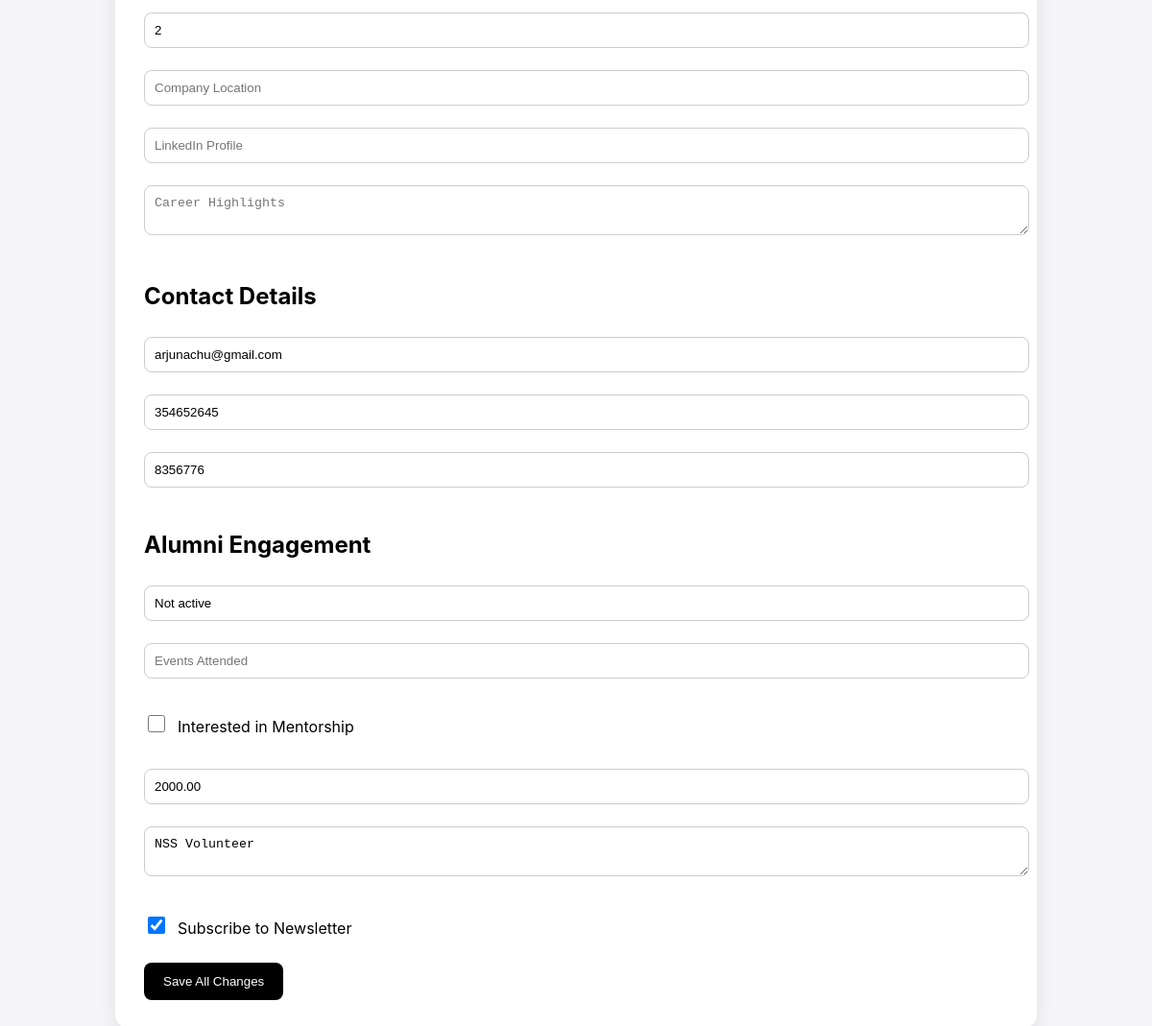
Page /edit-profile/ (signed in, lower part) on the earlier database version.
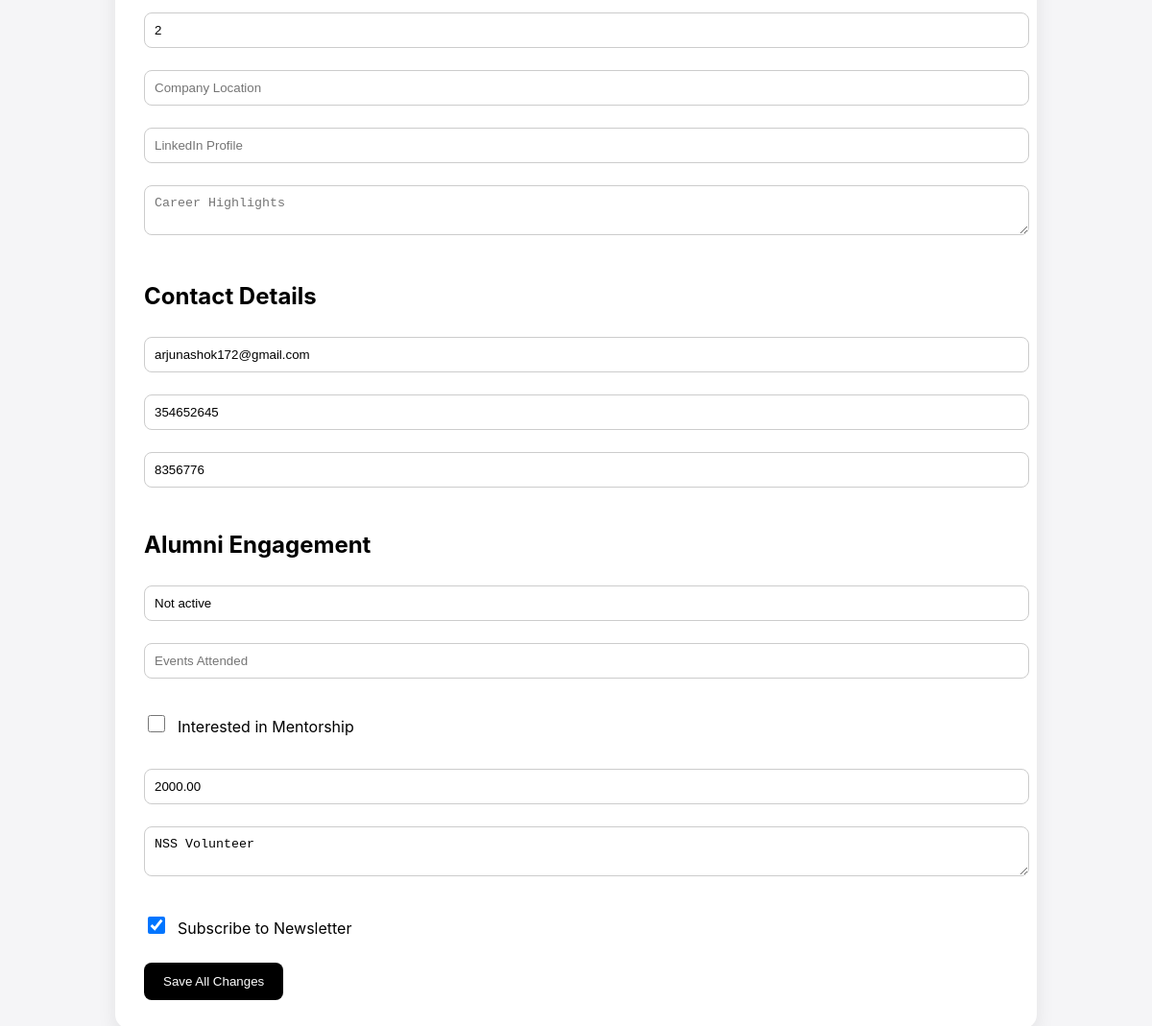
Same page on the later database version.
### alumni_module/models.py (models this page shows)
class ContactDetails(models.Model):
    user = models.OneToOneField(User, on_delete=models.CASCADE)
    email = models.EmailField(blank=True)
    phone_number = models.CharField(max_length=20, blank=True)
    alternate_phone = models.CharField(max_length=20, blank=True)

### alumni_module/views.py (the view, shortened to what this page needs)
# urls.py: path('edit-profile/', views.edit_profile, name='edit_profile'),
@login_required
def edit_profile(request):
    profile, _ = AlumniProfile.objects.get_or_create(user=request.user)
    academic, _ = AcademicDetails.objects.get_or_create(user=request.user)
    professional, _ = ProfessionalDetails.objects.get_or_create(user=request.user)
    contact, _ = ContactDetails.objects.get_or_create(user=request.user)
    engagement, _ = AlumniEngagement.objects.get_or_create(user=request.user)
    return render(request, 'alumni/edit_profile.html', {
        'profile': profile,
        'academic': academic,
        'professional': professional,
        'contact': contact,
        'engagement': engagement,
    })

### templates/alumni/edit_profile.html (shortened to what this page needs)
<!DOCTYPE html>
<html>
<head>
</head>
<body>
<div class="card">
<form method="POST">
<input type="number" name="year_of_experience" placeholder="Years of Experience" value="{{ professional.year_of_experience }}">
<input type="text" name="company_location" placeholder="Company Location" value="{{ professional.company_location }}">
<input type="text" name="linkedin_profile" placeholder="LinkedIn Profile" value="{{ professional.linkedin_profile }}">
<textarea name="career_highlights" placeholder="Career Highlights">{{ professional.career_highlights }}</textarea>
<h2>Contact Details</h2>
<input type="email" name="contact_email" placeholder="Contact Email" value="{{ contact.email }}">
<input type="text" name="phone_number" placeholder="Phone Number" value="{{ contact.phone_number }}">
<input type="text" name="alternate_phone" placeholder="Alternate Phone" value="{{ contact.alternate_phone }}">
<h2>Alumni Engagement</h2>
<input type="text" name="membership_status" placeholder="Membership Status" value="{{ engagement.membership_status }}">
<input type="number" name="events_attended" placeholder="Events Attended" value="{{ engagement.events_attended }}">
<div class="checkbox-row">
    <input type="checkbox"
           id="mentorship_interest"
           name="mentorship_interest"
           {% if engagement.mentorship_interest %}checked{% endif %}>
    <label for="mentorship_interest">Interested in Mentorship</label>
</div>
<input type="number" step="0.01" name="donation_amount" placeholder="Donation Amount" value="{{ engagement.donation_amount }}">
<textarea name="volunteer_activities" placeholder="Volunteer Activities">{{ engagement.volunteer_activities }}</textarea>
<div class="checkbox-row">
    <input type="checkbox"
           id="newsletter_subscription"
           name="newsletter_subscription"
           {% if engagement.newsletter_subscription %}checked{% endif %}>
    <label for="newsletter_subscription">Subscribe to Newsletter</label>
</div>
<button type="submit">Save All Changes</button>
</form>
</div>
</body>
</html>

Differences in the rows shown:
changed ContactDetails: contact_email "arjunachu@gmail.com" → "arjunashok172@gmail.com"
